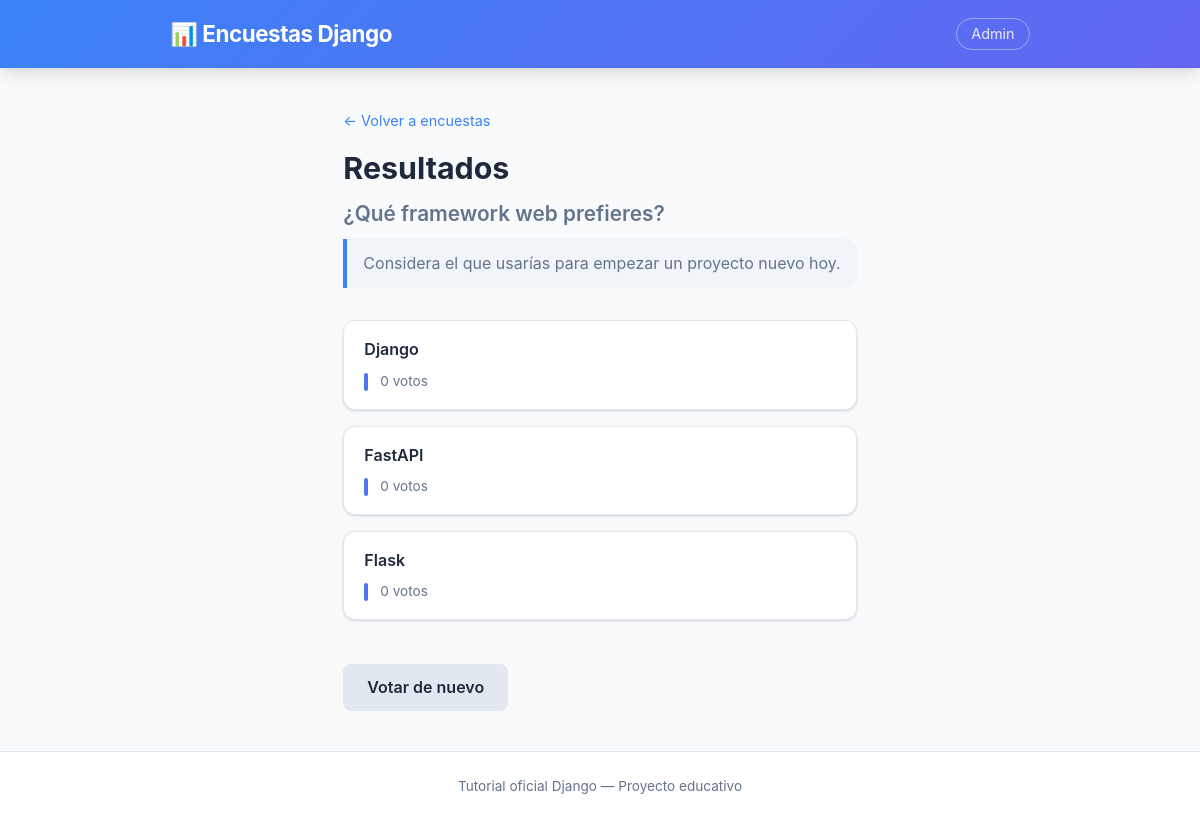
The app's page /polls/2/results/ with its own data.
### polls/models.py (models this page shows, shortened)
class Question(models.Model):
    question_text = models.CharField(max_length=200, verbose_name="Pregunta")
    description = models.TextField(
        blank=True,
        default="",
        verbose_name="Descripción",
        help_text="Descripción opcional para dar más contexto a la encuesta.",
    )
    pub_date = models.DateTimeField("Fecha de publicación")
    def was_published_recently(self):
        now = timezone.now()
        return now - datetime.timedelta(days=1) <= self.pub_date <= now
    was_published_recently.admin_order_field = "pub_date"
    was_published_recently.boolean = True
    was_published_recently.short_description = "¿Publicada recientemente?"

class Choice(models.Model):
    question = models.ForeignKey(Question, on_delete=models.CASCADE)
    choice_text = models.CharField(max_length=200, verbose_name="Opción")
    votes = models.IntegerField(default=0, verbose_name="Votos")

### polls/views.py (the view)
# urls.py: path("<int:pk>/results/", views.ResultsView.as_view(), name="results"),
class ResultsView(generic.DetailView):
    model = Question
    template_name = "polls/results.html"

### polls/templates/polls/results.html (shortened to what this page needs)
{% extends "polls/base.html" %}
{% block content %}
<div class="page-header">
    <a href="{% url 'polls:index' %}" class="back-link">&larr; Volver a encuestas</a>
    <h1>Resultados</h1>
    <h2 class="results-question">{{ question.question_text }}</h2>
    {% if question.description %}
        <p class="question-description-detail">{{ question.description }}</p>
    {% endif %}
</div>
<div class="results-container">
    {% for choice in question.choice_set.all %}
    {% with total=question.choice_set.all|length %}
    <div class="result-item">
        <div class="result-label">{{ choice.choice_text }}</div>
        <div class="result-bar-wrap">
            <div class="result-bar" style="width: {{ choice.votes }}px; max-width: 400px;"></div>
            <span class="result-votes">{{ choice.votes }} voto{{ choice.votes|pluralize }}</span>
        </div>
    </div>
    {% endwith %}
    {% endfor %}
</div>
<a href="{% url 'polls:detail' question.id %}" class="btn btn-secondary">Votar de nuevo</a>
{% endblock %}

### polls/static/polls/style.css (style rules this page uses)
:root { --primary: #3b82f6; --primary-dark:#1d4ed8; --accent: #6366f1; --bg: #f8fafc; --surface: #ffffff; --border: #e2e8f0; --text: #1e293b; --text-muted: #64748b; --success: #22c55e; --error: #ef4444; --radius: 0.75rem; --shadow: 0 1px 3px rgba(0,0,0,.1), 0 1px 2px rgba(0,0,0,.06); --shadow-lg: 0 10px 15px -3px rgba(0,0,0,.1), 0 4px 6px -2px rgba(0,0,0,.05); }
*, *::before, *::after { box-sizing: border-box; margin: 0; padding: 0; }
body { font-family: -apple-system, BlinkMacSystemFont, "Segoe UI", Roboto, "Helvetica Neue", Arial, sans-serif; background: var(--bg); color: var(--text); line-height: 1.6; min-height: 100vh; display: flex; flex-direction: column; }
.page-header { margin-bottom: 2rem; }
.page-header h1 { font-size: 1.9rem; font-weight: 700; color: var(--text); margin-bottom: 0.3rem; }
.page-header h2 { font-size: 1.3rem; font-weight: 600; color: var(--text-muted); margin-bottom: 0.5rem; }
.back-link { display: inline-block; color: var(--primary); text-decoration: none; font-size: 0.9rem; margin-bottom: 0.75rem; transition: color 0.15s; }
.question-description-detail { color: var(--text-muted); font-size: 1rem; margin-top: 0.5rem; padding: 0.75rem 1rem; background: #f1f5f9; border-left: 4px solid var(--primary); border-radius: 0 var(--radius) var(--radius) 0; }
.btn { display: inline-block; padding: 0.65rem 1.5rem; font-size: 1rem; font-weight: 600; border-radius: 0.5rem; cursor: pointer; text-decoration: none; border: none; margin-top: 1.25rem; transition: background 0.2s, transform 0.1s; }
.btn-secondary { background: #e2e8f0; color: var(--text); }
.results-question { font-size: 1.15rem; color: var(--text); margin-top: 0.3rem; }
.results-container { display: flex; flex-direction: column; gap: 1rem; margin-bottom: 1.5rem; }
.result-item { background: var(--surface); border: 1px solid var(--border); border-radius: var(--radius); padding: 1rem 1.25rem; box-shadow: var(--shadow); }
.result-label { font-weight: 600; margin-bottom: 0.5rem; font-size: 1rem; }
.result-bar-wrap { display: flex; align-items: center; gap: 0.75rem; }
.result-bar { height: 18px; background: linear-gradient(90deg, var(--primary), var(--accent)); border-radius: 999px; min-width: 4px; transition: width 0.5s ease; }
.result-votes { font-size: 0.85rem; color: var(--text-muted); white-space: nowrap; }

### records on screen
Question: question_text "¿Qué framework web prefieres?", description "Considera el que usarías para empezar un proyecto nuevo hoy."
Choice: choice_text "Django", votes "0"
Choice: choice_text "FastAPI", votes "0"
Choice: choice_text "Flask", votes "0"
